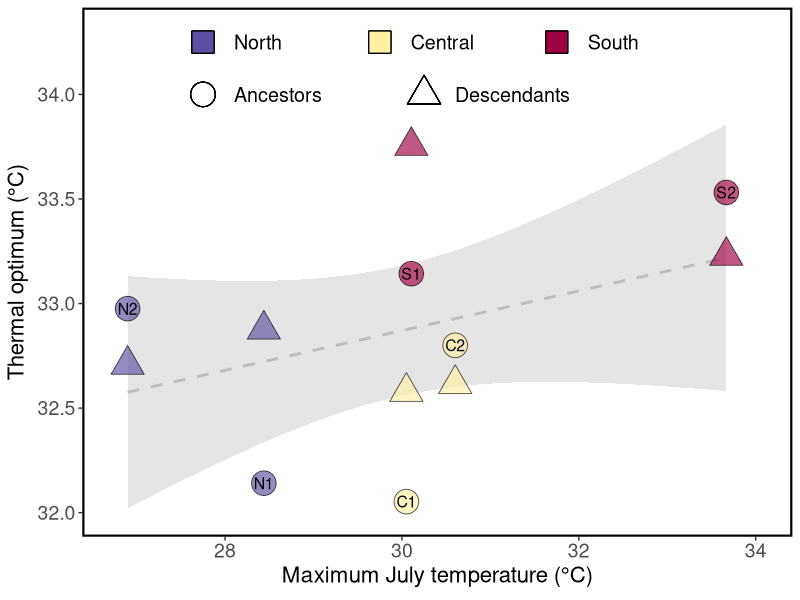
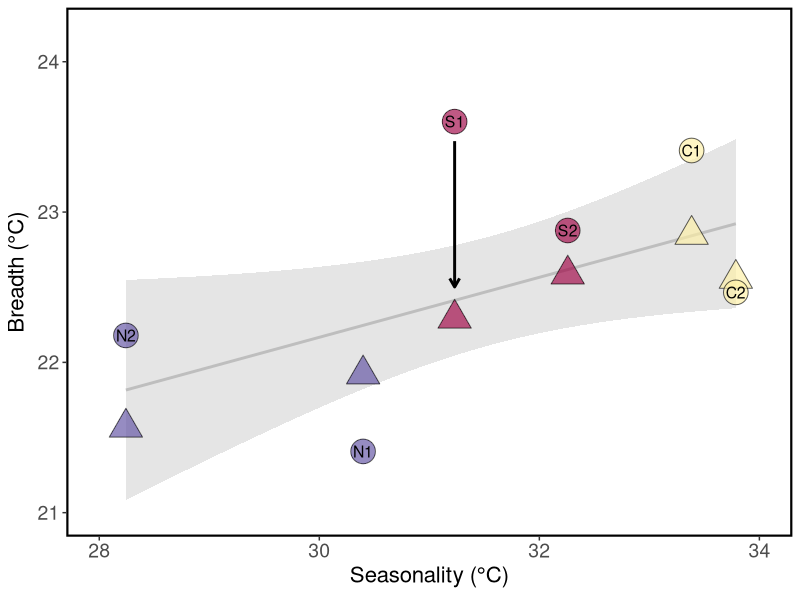
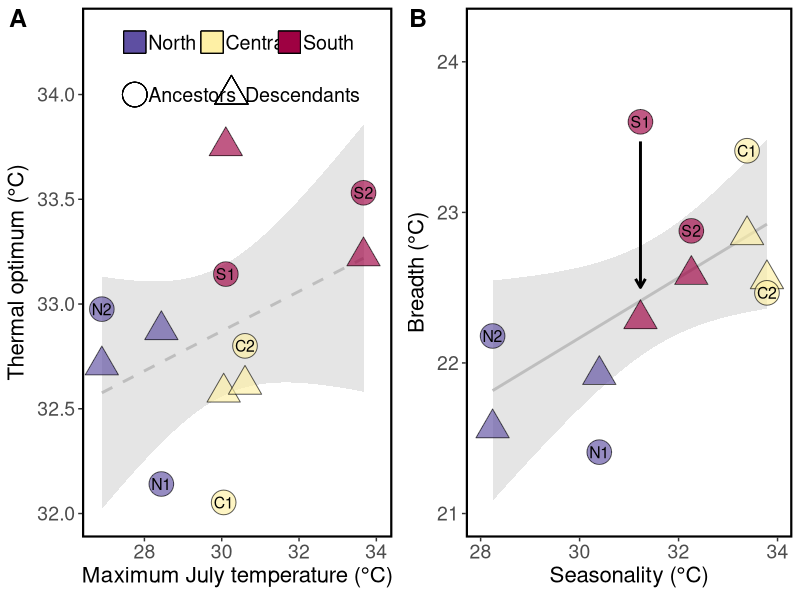
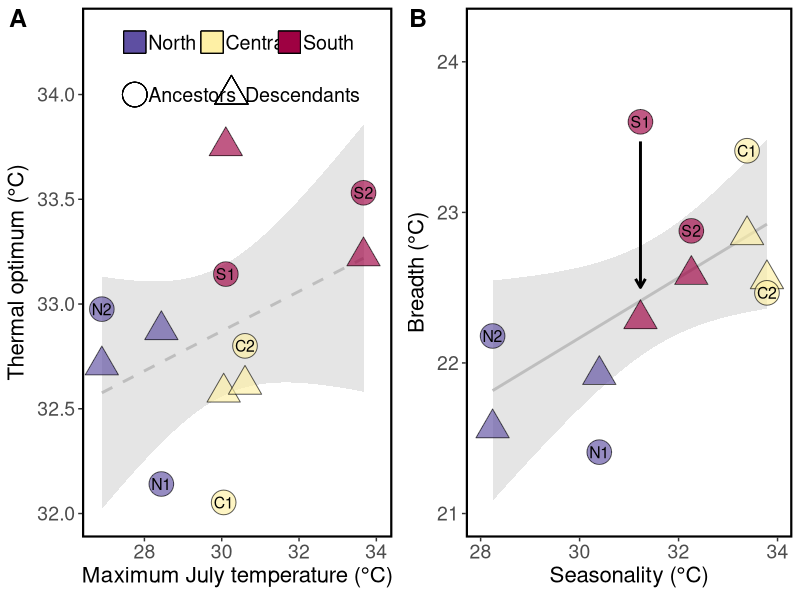

Reproduce these figures in R, in order.

#### PROJECT: Mimulus cardinalis TPC project
#### PURPOSE: Determine if TPC parameters are 
####          correlated with climatic data (Fig. 4)
#### AUTHOR: Rachel Wooliver
#### DATE LAST MODIFIED: 2020-05-18 by rcw


###########################
# load packages and specify settings
###########################
library(ggplot2)
library(tidyverse)
theme_set(theme_bw())


###########################
# read in the data
###########################
pop_params <- read.csv("Analysis output/group_mean_params_av_zinf.csv") # these are the parameters for the group-level Bayes model of family-averaged data
avJMT <- read.csv("Processed data/average JMT by pop.csv") # population-averaged july max temp with recent anomalies
avS <- read.csv("Processed data/average seasonality by pop.csv") # population-averaged seasonality with recent anomalies



###########################
# add JMT and seasonality means and mean anomalies to tpc parameter dataset
###########################
pop_params$meanJMT <- rep(avJMT$meanJMT, each=2)
pop_params$devJMT <- rep(avJMT$avDevJMT, each=2)
pop_params$meanS <- rep(avS$meanS, each=2)
pop_params$devS <- rep(avS$avDevS, each=2)


###########################
# add region and redo region, year, and population columns as factors
###########################
# REMEMBER that group 1 is N1 2010, group 2 is N1 2017, etc
pop_params$reg <- rep(c("N", "C", "S"), each=4)
pop_params$reg <- as.factor(pop_params$reg)
pop_params$reg <- factor(pop_params$reg, levels(pop_params$reg)[c(2,1,3)])
pop_params$year <- as.factor(pop_params$year)
pop_params$Pop <- as.factor(pop_params$Pop)
pop_params$Pop <- factor(pop_params$Pop, levels(pop_params$Pop)[rev(c(3,4,1,2,5,6))])


###########################
# shapes for years
# 2010=circle, 2017=triangle
###########################
shapes <- c(21,24)


###########################
# create datasets by year
###########################
dat2010 <- pop_params[which(pop_params$year==2010),]
dat2017 <- pop_params[which(pop_params$year==2017),]







##################################################################
##### Fig 3 of TPC manuscript
##################################################################
palpha <- 0.65 # alpha of points
psize <- 8 # size of points
tsize <- 4 # size of population text
############################
# is topt related to historical July max temps? 
# test of divergence across space
############################

# model of topt across historical July max temps
# no effects of JMT, year, or their interaction
mod <- lm(maximaBT~meanJMT*year, data=pop_params)
anova(mod)
shapiro.test(residuals(mod)) # normally distributed residuals

# remove year from model
mod <- lm(maximaBT~meanJMT, data=pop_params)
anova(mod) # df=1,10; ss=0.47142 ; msq=0.47142  ;  f=1.9989 ; p=0.1878
round(summary(mod)$adj.r.squared,digits=3) # rsqadj=0.083
round(as.data.frame(summary(mod)$coefficients)$Estimate[2],digits=3) # b=0.095
shapiro.test(residuals(mod)) # normally distributed residuals

# remove temp from model
mod <- lm(maximaBT~year, data=pop_params)
anova(mod) # df=1,10; ss=0.10335; msq=0.10335;  f=0.379; p=0.5519
round(summary(mod)$adj.r.squared,digits=3) # rsqadj=-0.06
round(as.data.frame(summary(mod)$coefficients)$Estimate[2],digits=3) # b=0.186
shapiro.test(residuals(mod)) # normally distributed residuals



# plot
plot1Bayes <- ggplot(dat2010, aes(x=meanJMT, y=maximaBT)) + 
  geom_smooth(data=pop_params, method="lm", se=T, color="gray", fill="gray", size=1, alpha=0.4, linetype=2) + 
  geom_point(data=dat2017, aes(fill=reg), shape=shapes[2], color="black", size=psize, alpha=palpha) +
  geom_point(aes(fill=reg, shape=year), color="black", size=psize, alpha=palpha) + 
  guides(size = FALSE, fill=FALSE, shape=FALSE) +
  scale_fill_manual(values=c("#5E4FA2", "#FEF0A5", "#9E0142")) +
  scale_shape_manual(values=c(shapes)[1]) +
  labs(y=expression(paste("Thermal optimum (°C)")),
       x=expression(paste("Maximum July temperature (°C)"))) +
  annotate("text", label = c("North", "Central", "South"), y = 34.25, x = c(28.1,30.1,32.1), size = 5, colour = "black", hjust = 0) +
  geom_point(aes(y=34.25, x=27.75), shape=22, size=8, fill="#5E4FA2") +
  geom_point(aes(y=34.25, x=29.75), shape=22, size=8, fill="#FEF0A5") +
  geom_point(aes(y=34.25, x=31.75), shape=22, size=8, fill="#9E0142") +
  annotate("text", label = c("Ancestors", "Descendants"), y = 34, x = c(28.1,30.6), size = 5, colour = "black", hjust = 0) +
  geom_point(aes(y=34, x=27.75), shape=shapes[1], size=8) +
  geom_point(aes(y=34, x=30.25), shape=shapes[2], size=8) +
  xlim(c(26.75,34.05)) + ylim(c(32,34.3)) +
  theme_bw() +
  theme(axis.text=element_text(size=14), axis.title=element_text(size=16),
        legend.position = "none", panel.border = element_rect(colour = "black", fill=NA, size=1.5),
        strip.background = element_rect(colour=NA, fill=NA),
        strip.text.x = element_text(size=20, face="bold"),
        panel.grid.major = element_blank(), panel.grid.minor = element_blank()) +
  annotate("text", label = c("N1", "N2", "C1", "C2", "S1", "S2"), y = dat2010$maximaBT, x = dat2010$meanJMT, size = tsize, colour = "black")
  
  
  plot1Bayes
  
  
  


############################
# is B50 related to seasonality? 
# test of divergence across space
############################

# model of B50 across seasonality
# B50 increases with seasonality
# no effect of year or interaction between seasonality and year
mod <- lm(B50~meanS*year, data=pop_params)
anova(mod) 

# remove cohort
mod <- lm(B50~meanS, data=pop_params)
anova(mod) # df=1,10; ss=1.6625 ; msq=1.6625  ;  f=5.1997  ; p=0.04576
round(summary(mod)$adj.r.squared,digits=3) # rsqadj=0.276
round(as.data.frame(summary(mod)$coefficients)$Estimate[2],digits=3) # b=0.198
shapiro.test(residuals(mod)) # normally distributed residuals

# remove seasonality
mod <- lm(B50~year, data=pop_params)
anova(mod) # df=1,10; ss=0.3851  ; msq=0.3851    ;  f=0.8607   ; p=0.3754
round(summary(mod)$adj.r.squared,digits=3) # rsqadj= -0.013
round(as.data.frame(summary(mod)$coefficients)$Estimate[2],digits=3) # b= -0.358
shapiro.test(residuals(mod)) # normally distributed residuals


# plot
arrs <- data.frame(x=dat2010$meanS,
                   xend=dat2017$meanS,
                   y=dat2010$B50 + c(0,0,0,0,-0.13,0),
                   yend=dat2017$B50 + c(0,0,0,0,0.21,0))

plot2bBayes <- ggplot(dat2010, aes(x=meanS, y=B50)) + 
  geom_smooth(data=pop_params, method="lm", se=T, color="gray", fill="gray", size=1, alpha=0.4, linetype=1) +
  geom_point(data=dat2017, aes(fill=reg), shape=shapes[2], color="black", size=psize, alpha=palpha) +
  geom_segment(data = arrs[5,], aes(x=x, xend=xend, y=y, yend=yend), size = 1, color="black",
               arrow = arrow(length = unit(0.25, "cm"))) +
  xlim(c(28,34)) +
  ylim(c(21,24.2)) +
  geom_point(aes(fill=reg, shape=year), color="black", size=psize, alpha=palpha) + 
  guides(size = FALSE, fill=FALSE, shape=FALSE) +
  scale_fill_manual(values=c("#5E4FA2", "#FEF0A5", "#9E0142")) +
  scale_shape_manual(values=c(shapes)[1]) +
  labs(y=expression(paste("Breadth (°C)")),
       x=expression(paste("Seasonality (°C)"))) +
  theme(axis.text=element_text(size=14),
        axis.title.y=element_text(size=16),
        axis.title.x = element_text(size=16),
        #axis.text.y=element_blank(),
        legend.position = "none", 
        panel.border = element_rect(colour = "black", fill=NA, size=1.5),
        strip.background = element_rect(colour=NA, fill=NA),
        strip.text.x = element_text(size=20, face="bold"),
        panel.grid.major = element_blank(), 
        panel.grid.minor = element_blank()) +
  annotate("text", label = c("N1", "N2", "C1", "C2", "S1", "S2"), y = dat2010$B50, x = dat2010$meanS, size = tsize, colour = "black")


plot2bBayes





# plot climate vs. tpc parameter regressions 
# export tpc plot
ggsave("Figures/Figure 4_zinf.png", 
       ggpubr::ggarrange(plot1Bayes, plot2bBayes, ncol=2, nrow=1, labels = c("A","B"), font.label = list(size=18)), 
       height=4.5, width=10, dpi=600)

figure <- ggpubr::ggarrange(plot1Bayes, plot2bBayes, ncol=2, nrow=1, labels = c("A","B"), font.label = list(size=18))
pdf("Figures/Figure 4_zinf.pdf", height=4.5, width=10)
figure
dev.off()


